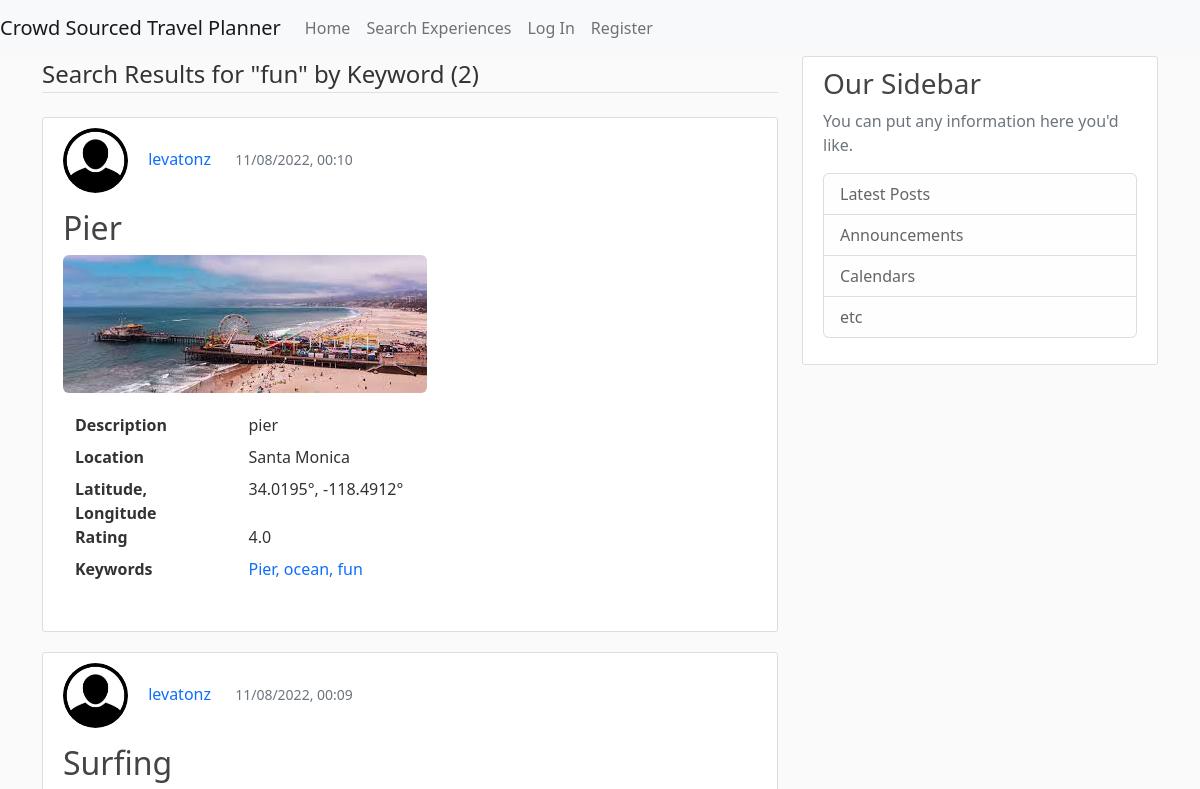
Before: /keyword/fun (upper part) with the older database file.
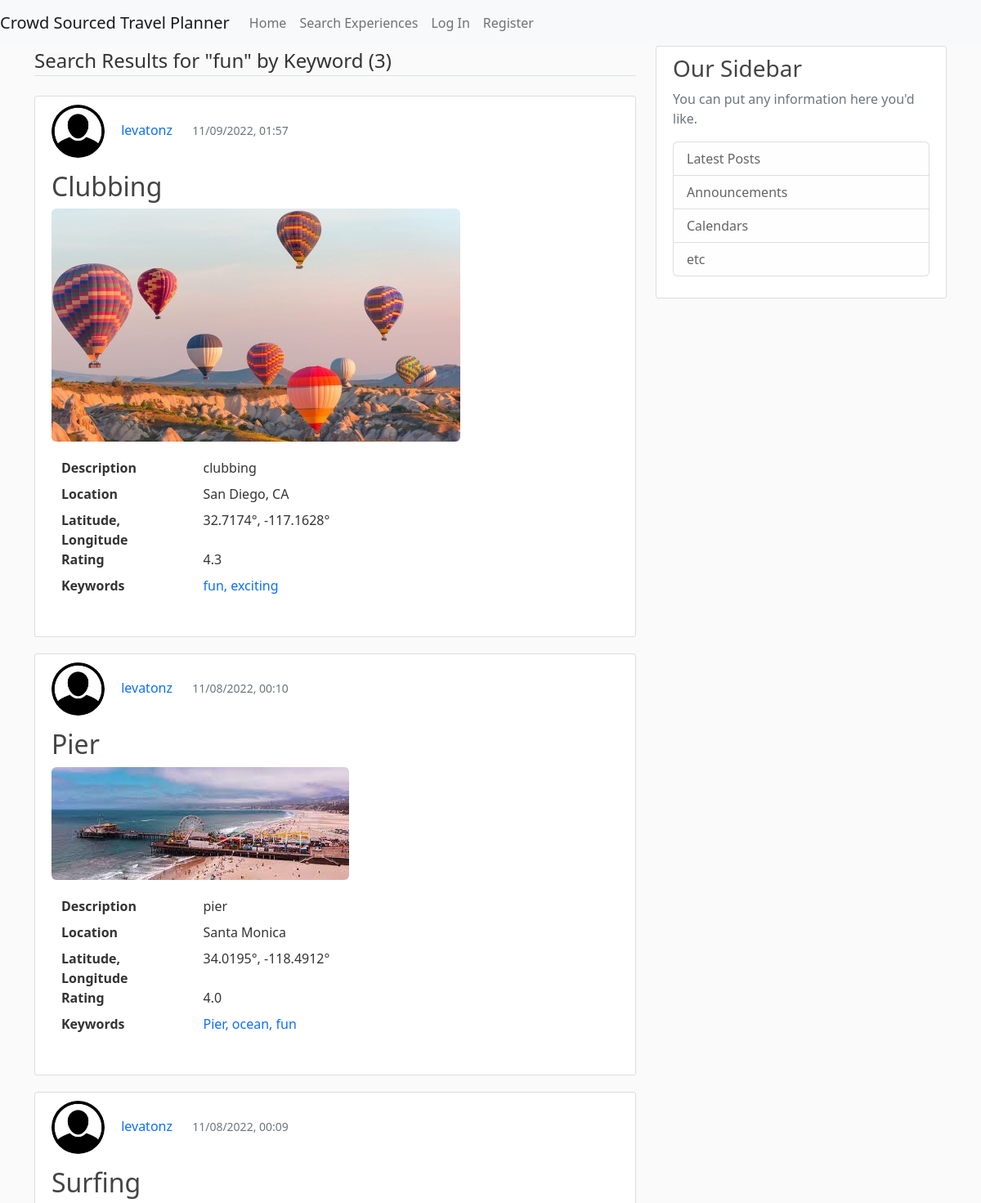
After: the same page with the newer database file.
### CrowdSourcedTravelPlanner/models.py (models this page shows, shortened)
class Experience(db.Model):
    id = db.Column(db.Integer, primary_key=True)
    title = db.Column(db.String(100), nullable=False)
    description = db.Column(db.Text, nullable=False)
    location = db.Column(db.String(100), nullable=False)
    rating = db.Column(db.Float, nullable=False)
    date_posted = db.Column(db.DateTime, nullable=False, default=datetime.utcnow)
    image_file = db.Column(db.String(20), nullable=False, default='default.jpg')
    user_id = db.Column(db.Integer, db.ForeignKey('user.id'), nullable=False)
    latitude = db.Column(db.Float, nullable=True)  # Temporarily nullable for now while I'm testing
    longitude = db.Column(db.Float, nullable=True)  # Re-evaluate later
    keywords = db.relationship('Keyword', order_by=Keyword.id, back_populates='experience')

class User(db.Model, UserMixin):
    id = db.Column(db.Integer, primary_key=True)
    username = db.Column(db.String(20), unique=True, nullable=False)
    email = db.Column(db.String(120), unique=True, nullable=False)
    image_file = db.Column(db.String(20), nullable=False, default='default.jpg')
    password = db.Column(db.String(60), nullable=False)
    date_account_created = db.Column(db.DateTime, nullable=False, default=datetime.utcnow)
    experiences = db.relationship('Experience', backref='author', lazy=True)
    trips = db.relationship('Trip', backref='author', lazy=True)
    location = db.Column(db.String(100), nullable=True, default="")
    latitude = db.Column(db.Float, nullable=True)  # Temporarily nullable for now while I'm testing
    longitude = db.Column(db.Float, nullable=True)  # Re-evaluate later
    sort = db.Column(db.String(20), nullable=True, default='recent')

class Keyword(db.Model):
    __tablename__ = "keywords"
    id = db.Column(db.Integer, primary_key=True)
    keyword_text = db.Column(db.String, nullable=False)
    experience_id = db.Column(db.Integer, db.ForeignKey('experience.id'))
    experience = db.relationship("Experience", back_populates="keywords")

### CrowdSourcedTravelPlanner/routes.py (the view)
@app.route("/keyword/<string:keyword_text>")
def keyword(keyword_text):
    page = request.args.get('page', 1, type=int)
    experiences = Experience.query \
        .filter(Experience.keywords.any(Keyword.keyword_text.like('%' + keyword_text + '%'))) \
        .order_by(Experience.title) \
        .paginate(page=page, per_page=5)
    return render_template('keyword.html', experiences=experiences, keyword_text=keyword_text)

### CrowdSourcedTravelPlanner/templates/keyword.html (shortened to what the changed rows need)
{% extends "pageLayout.html" %}
{% block content %}
    <legend class="border-bottom mb-4">Search Results for "{{ keyword_text }}" by Keyword ({{ experiences.total }})</legend>
    {% for experience in experiences.items %}
        <article class="media content-section">
            <div class="media-body">
                <ul>
                    <li style="display:inline-block;">
                        <a href="{{ url_for('user_experiences', username=experience.author.username) }}">
                            <img class="rounded-circle article-img"
                                 src="{{ url_for('static', filename='profile_pics/' + experience.author.image_file) }}">
                        </a>
                    </li>
                    <li style="display:inline-block;">
                        <a class="mr-2 text-decoration-none" href="{{ url_for('user_experiences', username=experience.author.username) }}">{{ experience.author.username }}</a>
                    </li>
                    <li style="display:inline-block; padding-left: 20px;">
                        <small class="text-muted ">{{ experience.date_posted.strftime('%m/%d/%Y, %H:%M') }}</small>
                    </li>
                </ul>
                <h2><a class="article-title text-decoration-none"
                       href="{{ url_for('experience', experience_id=experience.id) }}">{{ experience.title }}</a></h2>
                <a href="{{ url_for('experience', experience_id=experience.id) }}">
                    <img class="img-rounded"
                         src="{{ url_for('static', filename='experience_pics/' + experience.image_file) }}">
                </a>
                <div class="container" style="margin-top: 20px;">
                    <dl class="row">
                        <dt class="col-sm-3">Description</dt>
                        <dd class="col-sm-9">{{ experience.description }}</dd>
                        <dt class="col-sm-3">Location</dt>
                        <dd class="col-sm-9">{{ experience.location }}</dd>
                        <dt class="col-sm-3">Latitude, Longitude</dt>
                        <dd class="col-sm-9">
                            {% if experience.latitude != -200 and experience.longitude != -200 %}
                                {{ experience.latitude }}°, {{ experience.longitude }}°
                            {% else %}
                                Latitude and Longitude not found for this location.
                            {% endif %}
                        </dd>
                        <dt class="col-sm-3">Rating</dt>
                        <dd class="col-sm-9">{{ experience.rating }}</dd>
                        <dt class="col-sm-3">Keywords</dt>
                        <dd class="col-sm-9">
                            {% if experience.keywords|length == 1 %}
                                <ul>
                                    <li style="display:inline-block;">
                                        <a class="mr-2 text-decoration-none" href="{{ url_for('keyword', keyword_text=experience.keywords[0].keyword_text) }}">{{ experience.keywords[0].keyword_text }}</a>
                                    </li>
                                </ul>
                            {% elif experience.keywords|length > 1 %}
                                <ul>
                                    {% for keyword in experience.keywords[:-1] %}
                                        <li style="display:inline-block;">
                                            <a class="mr-2 text-decoration-none" href="{{ url_for('keyword', keyword_text=keyword.keyword_text) }}">{{ keyword.keyword_text }}, </a>
                                        </li>
                                    {% endfor %}
                                    <li style="display:inline-block;">
                                        <a class="mr-2 text-decoration-none" href="{{ url_for('keyword', keyword_text=experience.keywords[-1].keyword_text) }}">{{ experience.keywords[-1].keyword_text }}</a>
                                    </li>
                                </ul>
                            {% endif %}
                        </dd>
                    </dl>
                </div>
            </div>
        </article>
    {% endfor %}
{% endblock content %}}

Changed rows visible on the page:
added Experience: image_file (placeholder picture), author.username "levatonz", date_posted "11/09/2022, 01:57", title "Clubbing", description "clubbing", location "San Diego, CA", latitude "32.7174", longitude "-117.1628", rating "4.3", keyword_text "exciting"
added Keyword: keyword_text "fun", shown under "levatonz"
Other visible differences:
{{ experiences.total }}: "2" → "3"
